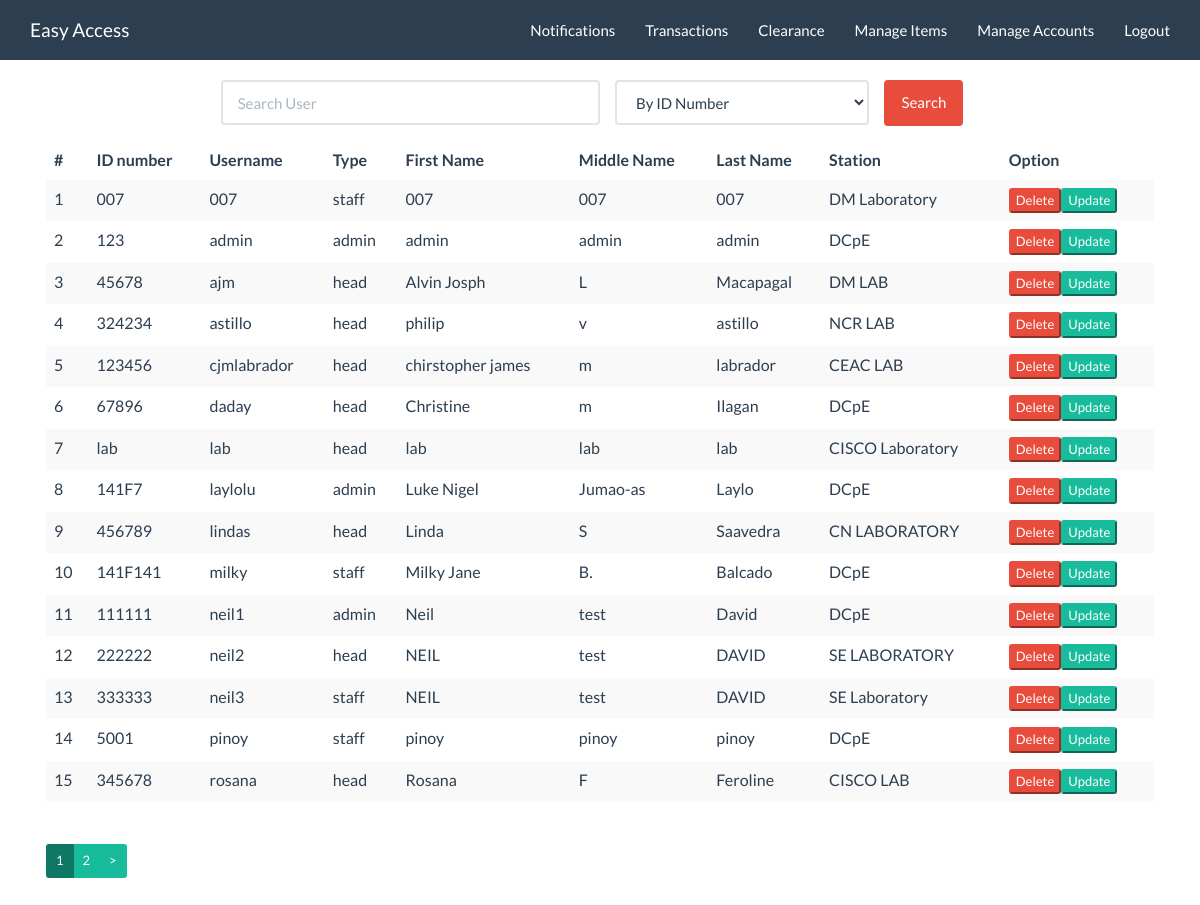
Page /index.php/admin/sUser on the earlier database version.
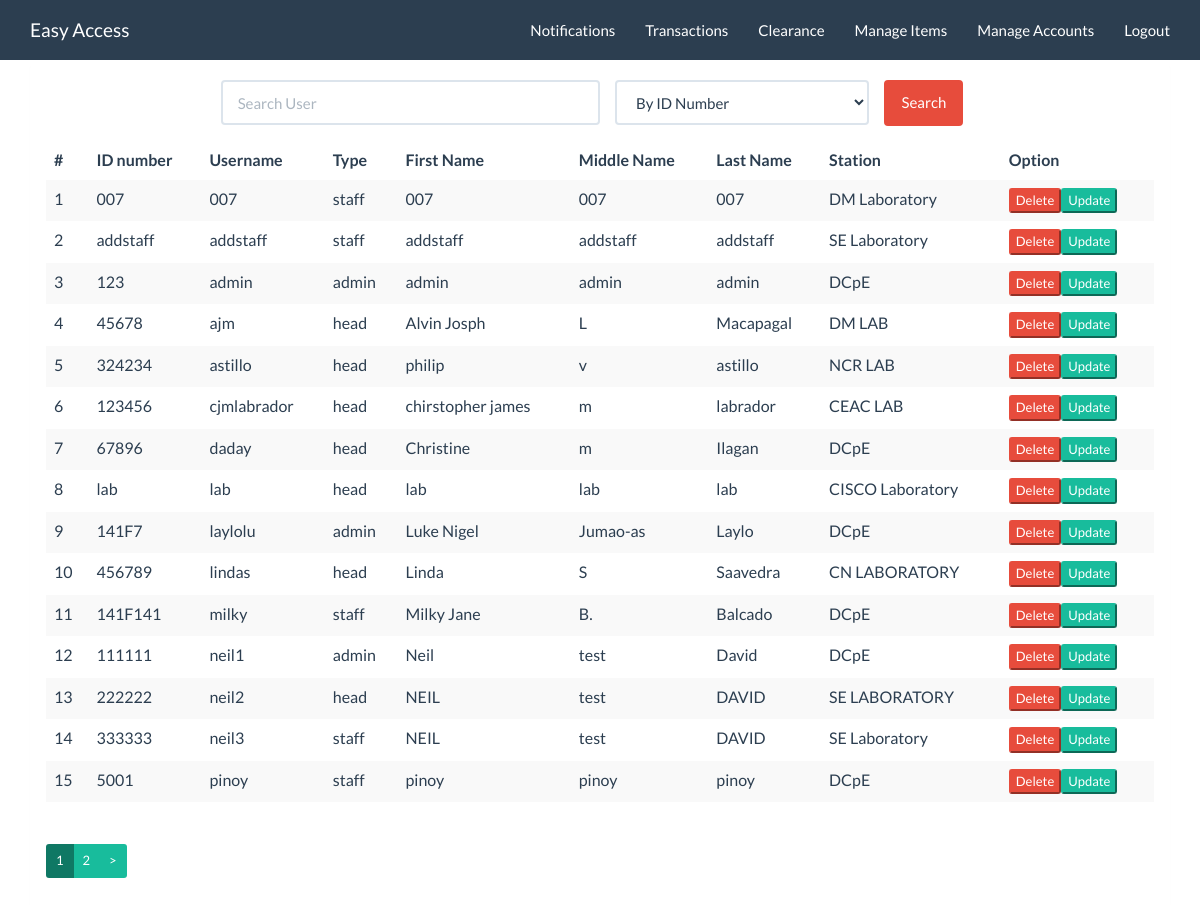
Same page on the later database version.
### tables this page shows
CREATE TABLE `user` (
  `id` int(11) NOT NULL,
  `name` varchar(45) DEFAULT NULL,
  `password` varchar(45) DEFAULT NULL,
  `type` varchar(45) DEFAULT NULL,
  `idnumber` varchar(45) NOT NULL,
  `firstname` varchar(45) NOT NULL,
  `middlename` varchar(45) NOT NULL,
  `lastname` varchar(45) NOT NULL,
  `department` varchar(45) NOT NULL
);

### index.php (called while the page is built, shortened)
<?php
require_once BASEPATH.'core/CodeIgniter.php';

### application/models/accountsdb.php (called while the page is built, shortened)
<?php
class accountsdb extends CI_Model {
        public function showusers($name,$ref,$start=0,$limit)
        {
              $this->db->like($ref,$name);
              $this->db->limit($limit, $start);
              $query = $this->db->order_by($ref,'asc')->get('user');
              $data = $query->result_array();
              return $data;
        }
  }?>

### application/views/admin/showusers.php (the view, shortened to what this page needs)
<div class="container">
<div class="starter-template">
  <?php echo br(3);?>
<div class="panel">
        <div class="panel-body">
        <?php
        $attributes = array("class" => "form-horizontal", "role" => "form", "id" => "searchform", "name" => "searchform");
        echo form_open("admin/sUser", $attributes);?>
            <div class="form-group">
                <div class="col-md-4 col-sm-offset-2" style="padding:0;">
                    <input class="form-control" id="name_search" name="name_search" placeholder="Search User" type="text" value="<?php echo set_value('name_search'); ?>" />
                </div>
                <div class="col-xs-3">
                          <?php
                          $data = array(
                                      'idnumber '   =>  'By ID Number',
                                      'lastname'    =>  'By Last Name',
                                      'name'        =>  'By Username',
                                      'type'        =>  'By Type',
                                      'department'  =>  'By Station' );
                          echo form_dropdown('searchBy',$data,set_value('searchBy'),'class="form-control"');
                   ?>
                </div>
                <div class="col-xs-2" style="padding:0;">
                  <input id="btn_search" name="btn_search" type="submit" class="btn btn-danger" value="Search"/>
                </div>
            </div>
    <?php if (!$x): ?>
            <h2 style="margin-top:50px;text-align:center">No Results Found</h2>
      <?php else: ?>
          <div class="table-responsive">
            <table class="table table-striped" ,>
              <thead>
                <tr>
                  <th>#</th>
                  <th>ID number</th>
                  <th>Username</th>
                  <th>Type</th>
                  <th>First Name</th>
                  <th>Middle Name</th>
                  <th>Last Name</th>
                  <th>Station</th>
                  <th>Option</th>
                </tr>
              </thead>
              <tbody>
              <?php
              $c=1+$start;
              foreach ($x as $row) {
              echo "<tr>
                  <td>".$c."</td>
                  <td>".$row['idnumber']."</td>
                  <td>".$row['name']."</td>
                  <td>".$row['type']."</td>
                  <td>".$row['firstname']."</td>
                  <td>".$row['middlename']."</td>
                  <td>".$row['lastname']."</td>
                  <td>".$row['department']."</td>
                  <td>".anchor('admin/deleteuser/'.$row['id'],'<button type="button" class="btn-xs btn-danger">Delete</button>','onclick="return doconfirm()"')."".anchor('admin/updateuser/'.$row['id'],'<button type="button" class="btn-xs btn-success" data-toggle="modal" data-target="update">Update</button>')."</td>
                </tr>";
                $c++;
              }?>
              </tbody>
            </table>
          </div>
          <ul class="pagination pagination-sm">
            <?php echo $this->pagination->create_links(); ?>
          </ul>
      <?php endif ?>
   </div>
</div>

### application/views/admin/head.php (shortened to what this page needs)
<body id="page-top" class="index">
    <nav id="mainNav" class="navbar navbar-default navbar-fixed-top navbar-custom">
        <div class="container">
            <div class="navbar-header page-scroll">
                <?php echo anchor('account/index','Easy Access','class="navbar-brand"'); ?>
            </div>
            <div class="collapse navbar-collapse" id="bs-example-navbar-collapse-1">
                <ul class="nav navbar-nav navbar-right">
                        <li class="">
                          <a href="/easyaccess/index.php/c_clear/notifications">
                            <?php if ($this->session->userdata('type')=="staff"): ?>
                                Logs
                            <?php else: ?>
                                <span id="notif" class="badge" style="vertical-align:top;margin-right:5px;"></span> Notifications
                            <?php endif ?>
                          </a></li>
                        <li class="dropdown">
                         <?php echo anchor('borrow/userlist', 'Transactions');?>
                        </li>
                        <?php if ($this->session->userdata['type']!="staff"): ?>
                        <li class="dropdown">
                          <?php echo anchor('c_clear/sVio', 'Clearance');?>
                        </li>
                        <?php endif; ?>
                         <li class="dropdown">
                        <?php echo anchor('item_admin/ItemSearch','Manage Items')?>
                        </li>
                        <?php if ($this->session->userdata['type']!="staff"): ?>
                        <li class="dropdown">
                            <?php echo anchor('admin/sUser','Manage Accounts')?>
                        </li>
                    <?php endif; ?>
                    <li class="page-scroll">
                  <a data-toggle="modal" data-target="#myModal" href="#">Logout</a>
                    </li>
                </ul>
            </div>
        </div>
    </nav>

### application/views/templates/header.php (shortened to what this page needs)
<!DOCTYPE html>
<html lang="en">
<head>
  	<link rel="stylesheet" href="<?php echo base_url("assets/css/bootstrap.css"); ?>" >
	<link href="http://fontawesome.io/assets/font-awesome/css/font-awesome.css" rel="stylesheet" type="text/css">
</head>
<body>

### application/controllers/admin.php (shortened to what this page needs)
<?php
class admin extends CI_Controller {
	public function __construct()
        {
              	$this->load->view('admin/head');
                $this->load->view('templates/header');
        }
	public function sUser()
	{
		$data['start'] = $this->uri->segment(3);
		$this->load->library('pagination');
		$pi = 15;
		if($this->session->userdata('type')!="staff")
		{
			$name = $this->input->post('name_search');
			$ref = $this->input->post('searchBy');
			if(!$ref)
				$ref = 'name';
			$data['x'] = $this->accountsdb->showusers($name,$ref,$data['start'],$pi);
			$config['cur_tag_open'] = '<li class="page-item active"><a>';
			$config['cur_tag_close'] = '</a></li>';
			$config['num_tag_open'] = '<li class="page-item">';
			$config['num_tag_close'] = "</li>";
			$config['next_tag_open'] = '<li class="page-item">';
			$config['next_tag_close'] = '</li>';
			$this->load->view('admin/showusers',$data);
		}
		else
		{
			redirect("account/index");
		}
	}
}

Differences in the rows shown:
no longer on this page (row unchanged): user: idnumber "345678", name "rosana", type "head", firstname "Rosana", middlename "F", lastname "Feroline", department "CISCO LAB", id "Delete", id "Update"
added user: idnumber "addstaff", name "addstaff", type "staff", firstname "addstaff", middlename "addstaff", lastname "addstaff", department "SE Laboratory", id "Delete", id "Update"
